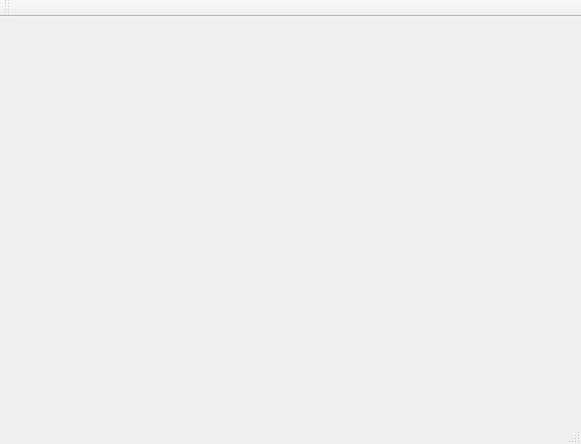
<?xml version="1.0" encoding="UTF-8"?>
<ui version="4.0">
 <class>MainWindow</class>
 <widget class="QMainWindow" name="MainWindow">
  <property name="geometry">
   <rect>
    <x>0</x>
    <y>0</y>
    <width>581</width>
    <height>444</height>
   </rect>
  </property>
  <property name="maximumSize">
   <size>
    <width>900</width>
    <height>900</height>
   </size>
  </property>
  <property name="windowTitle">
   <string>MainWindow</string>
  </property>
  <widget class="QWidget" name="centralWidget">
   <property name="minimumSize">
    <size>
     <width>581</width>
     <height>391</height>
    </size>
   </property>
   <layout class="QVBoxLayout" name="verticalLayout">
    <item>
     <layout class="QGridLayout" name="gridLayout">
      <property name="sizeConstraint">
       <enum>QLayout::SetDefaultConstraint</enum>
      </property>
     </layout>
    </item>
   </layout>
  </widget>
  <widget class="QMenuBar" name="menuBar">
   <property name="geometry">
    <rect>
     <x>0</x>
     <y>0</y>
     <width>581</width>
     <height>21</height>
    </rect>
   </property>
  </widget>
  <widget class="QToolBar" name="mainToolBar">
   <attribute name="toolBarArea">
    <enum>TopToolBarArea</enum>
   </attribute>
   <attribute name="toolBarBreak">
    <bool>false</bool>
   </attribute>
  </widget>
  <widget class="QStatusBar" name="statusBar"/>
 </widget>
 <layoutdefault spacing="6" margin="11"/>
 <resources/>
 <connections/>
</ui>
